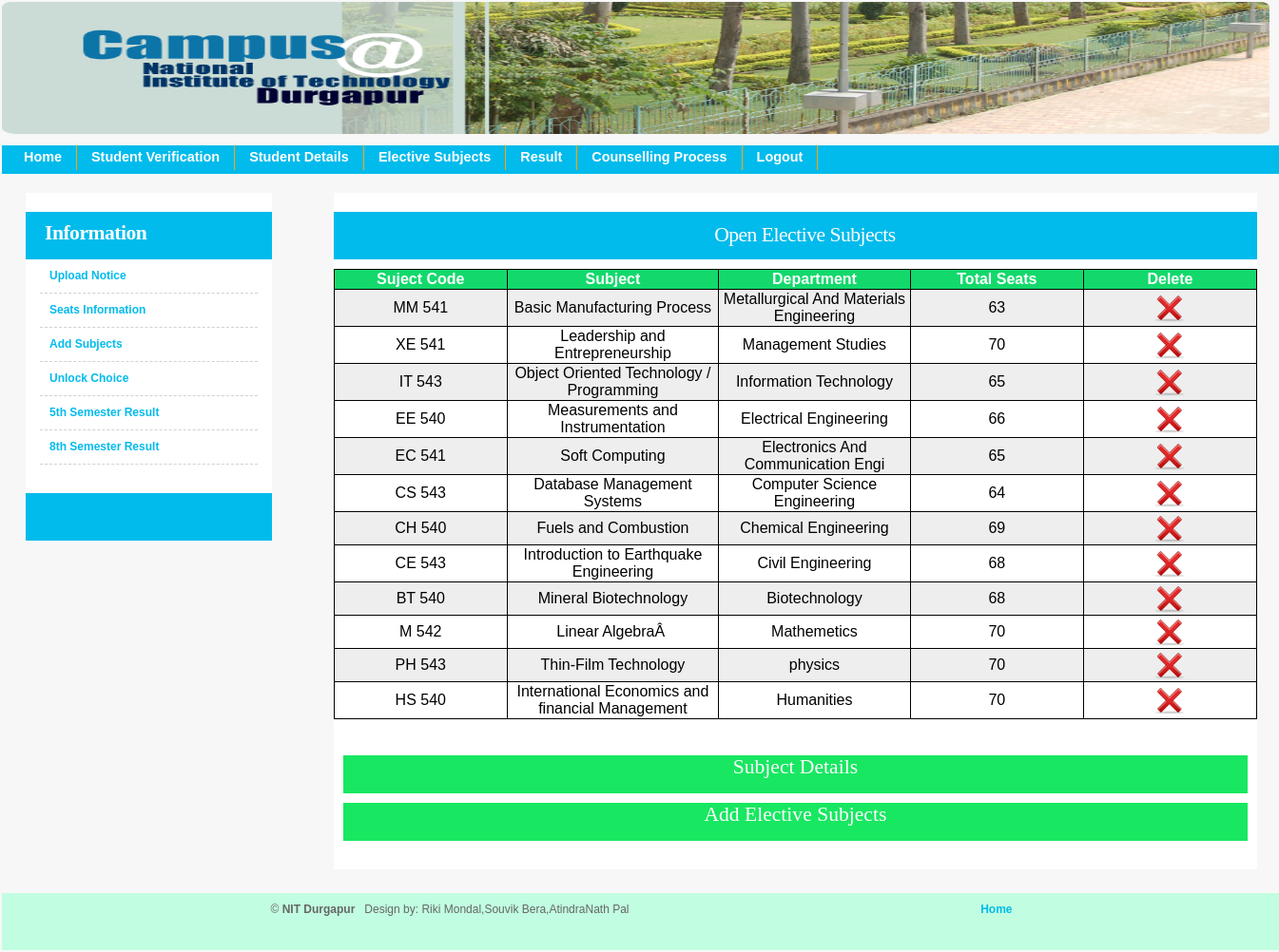
Screenshot of /subject.php (signed in) with the database file from the repository.
### tables this page shows
CREATE TABLE IF NOT EXISTS `subjects` (
  `slno` int(11) NOT NULL,
  `subcode` varchar(20) NOT NULL,
  `subject` varchar(100) NOT NULL,
  `department` varchar(50) NOT NULL,
  `capacity` int(5) NOT NULL
);

### subject.php (the view, shortened to what this page needs)
<html>
<head>
<?php
include "connect.php";
 $sql="SELECT * FROM `subjects`  ";
 $result=mysqli_query($conn,$sql);
 ?>
 </head>
 <body>
  <div id="page">
	<div id="page-bgtop">
	<div id="page-bgbtm">
		<div id="content">
		  <div class="post">
      <h2 class="title" style="text-align:center">Open Elective Subjects</h2>
	  <div id="ex">
	  <table id="t01">
	  <tr>
		 <th>Suject Code</th>
		 <th>Subject</th>
		 <th>Department</th>
		 <th>Total Seats</th>
		 <th>Delete</th>
	<?php
	while($row=mysqli_fetch_array($result,MYSQLI_BOTH)){ ?>
	  <tr>
	  <td><?php echo $row['subcode'];?></td>
	  <td><?php echo $row['subject'];?></td>
	  <td><?php echo $row['department'];?></td>
	  <td><?php echo $row['capacity'];?></td>
	 <?php echo '<td ><button type="button" onClick="deletesubject(this)" style="background:url(images/Delete.png) no-repeat;cursor:pointer;border: none;width:32px;height:32px; class="DelButton" name="del1[]" value='.$row['subcode'].' ></button>';?>
	  </tr>
	  <?php
	  }
	  ?>
	   </table><br />
	   <br />
	   </div>
	  <div class="extra">
	  <div id="extra1">
	  <a href="subdetails.php"><h2>Subject Details</h2></a>
		  </div>
		  </div>
		  <div class="extra">
	  <div id="extra1">
	  <a href="addsubject.php"><h2>Add Elective Subjects</h2></a>
		  </div>
		  </div>
	  </div>
	  </div>
	  </body>
	  </html>

### style.css (style rules this page uses)
body { margin: 2px; padding: 0; background: #F7F7F7 url(images/img01.jpg) repeat-x left top; font-family: Arial, Helvetica, sans-serif; font-size: 12px; color: #0099CC; width: 100%; }
h1, h2, h3 { margin: 0; padding: 0; font-family: Georgia, "Times New Roman", Times, serif; font-weight: normal; color: #8A8A8A; }
h2 { font-size: 1.8em; }
p, ul, ol { margin-top: 0; line-height: 180%; }
a { text-decoration: none; color: #01BBEC; }
.extra { background-color:#18E761; color:#FFFFFF; height:40px; margin:10px; text-align:center; }
.extra h2 { color:#FFFFFF; }
#menu { clear: both; background: #01BBEC url(menu.png) repeat-x; height: 30px; margin: 0; font: bolder 1.2em/30px Tahoma, Verdana, Arial, Sans-Serif; text-align:center; }
#menu ul { margin: 0; padding: 0 0 0 8px; }
#menu ul li { float: left; list-style: none; border-right: 1px solid #FFA500; }
#menu ul li a { display: block; text-decoration: none; padding: 0 15px; color: #FFF; }
#menu li a:link, #menu li a:visited, #menu li a:hover { display:block; color:#FFFFFF; background: #01BBEC url(menu.png) repeat-x; }
#page { width: 100%; margin: 0 auto; padding: 0; }
#page-bgtop { padding: 20px 25px; }
#content { float: right; width: 75%; padding: 0; }
.post { margin-bottom: 25px; padding: 20px 0px; background: #FFFFFF; }
.post .title { height: 38px; margin-bottom: 10px; padding: 12px 0 0 20px; background: #01BBEC; letter-spacing: -.5px; color: #FFFFFF; }
#sidebar { float: left; width: 20%; padding: 20px 0px 0px 0px; color: #787878; background: #FFFFFF; }
#sidebar ul { margin: 0; padding: 0; list-style: none; }
#sidebar li { margin: 0; padding: 0; }
#sidebar li ul { margin: 0px 15px; padding-bottom: 30px; }
#sidebar li li { line-height: 35px; border-bottom: 1px dashed #D1D1D1; padding-left: 10px; }
#sidebar h2 { height: 38px; padding: 12px 0 0 20px; background: #01BBEC; letter-spacing: -.5px; color: #FFFFFF; }
#sidebar a { border: none; color: #01BBEC; }
#footer { clear: both; color: #666666; padding: 0; background: #C1FDE0; height: 60px }
#footer a { text-decoration: none; font-weight: bold; }
#footer-content { margin: 0 auto; width: 800px }
#footer-content #footer-left { padding: 10px; width: 60%; float: left; text-align: left; }
#footer-content #footer-right { padding: 10px; width: 33%; float: right; text-align: right; }

### subject.php (style rules this page uses)
table { width:100%; }
table, th, td { border: 1px solid black; border-collapse: collapse; }
table#t01 tr:nth-child(even) { background-color:#eee; width:100px; color:#000000; text-align:center; }
table#t01 tr:nth-child(odd) { background-color:#fff; width:100px; color:#000000; text-align:center; }
table#t01 th { background-color: #13D96C; text-align:center; color: white; width:100px; }

### rows the page displays
subjects: subcode "MM 541", subject "Basic Manufacturing Process", department "Metallurgical And Materials Engineering", capacity "63"
subjects: subcode "XE 541", subject "Leadership and Entrepreneurship", department "Management Studies", capacity "70"
subjects: subcode "IT 543", subject "Object Oriented Technology / Programming", department "Information Technology", capacity "65"
subjects: subcode "EE 540", subject "Measurements and Instrumentation", department "Electrical Engineering", capacity "66"
subjects: subcode "EC 541", subject "Soft Computing", department "Electronics And Communication Engi", capacity "65"
subjects: subcode "CS 543", subject "Database Management Systems", department "Computer Science Engineering", capacity "64"
subjects: subcode "CH 540", subject "Fuels and Combustion", department "Chemical Engineering", capacity "69"
subjects: subcode "CE 543", subject "Introduction to Earthquake Engineering", department "Civil Engineering", capacity "68"
subjects: subcode "BT 540", subject "Mineral Biotechnology", department "Biotechnology", capacity "68"
subjects: subcode "M 542", subject "Linear AlgebraÂ", department "Mathemetics", capacity "70"
subjects: subcode "PH 543", subject "Thin-Film Technology", department "physics", capacity "70"
subjects: subcode "HS 540", subject "International Economics and financial Management", department "Humanities", capacity "70"
